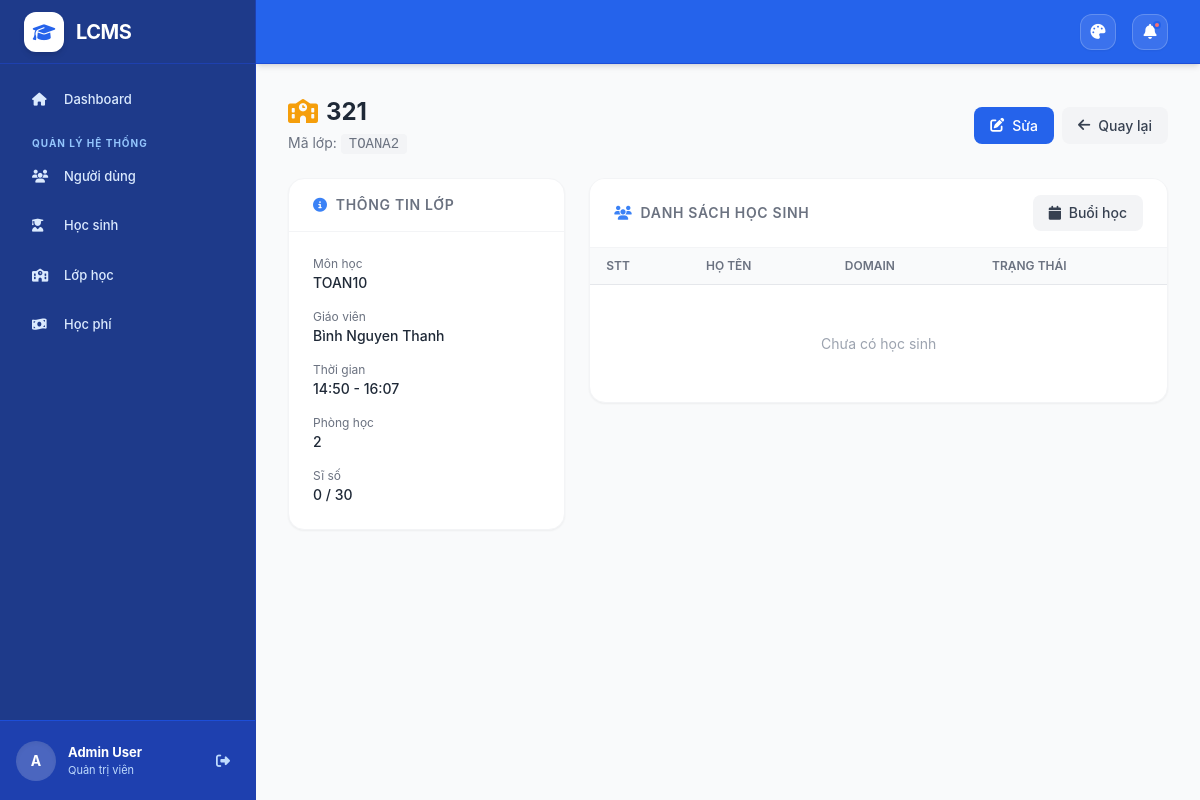
The page /classes/2/ (signed in) on the database its author committed.
### accounts/models.py (models this page shows, shortened)
class User(AbstractUser):
    ROLE_CHOICES = [
        ("admin", "Quản trị viên"),
        ("teacher", "Giáo viên"),
        ("assistant", "Trợ giảng"),
        ("parent", "Phụ huynh"),
    ]
    GENDER_CHOICES = [
        ("male", "Nam"),
        ("female", "Nữ"),
        ("other", "Khác"),
    ]
    domain = models.CharField(max_length=100, unique=True, blank=True)
    gender = models.CharField(max_length=10, choices=GENDER_CHOICES, blank=True)
    phone = models.CharField(max_length=20, blank=True)
    email = models.EmailField(blank=True)
    role = models.CharField(max_length=20, choices=ROLE_CHOICES, default="teacher")
    class Meta:
        db_table = "users"
        ordering = ["-date_joined"]

### classes/models.py (models this page shows, shortened)
class Class(models.Model):
    class_code = models.CharField(max_length=50, unique=True)
    class_name = models.CharField(max_length=200)
    subject = models.ForeignKey(Subject, on_delete=models.CASCADE, related_name="classes")
    teacher = models.ForeignKey(User, on_delete=models.CASCADE, related_name="teaching_classes", limit_choices_to={"role": "teacher"})
    assistants = models.ManyToManyField(User, related_name="assistant_classes", blank=True, limit_choices_to={"role": "assistant"})
    schedule_days = models.CharField(max_length=50, blank=True, help_text="e.g., '2,4,6' for Mon=1, Sun=7")
    start_time = models.TimeField(null=True, blank=True)
    end_time = models.TimeField(null=True, blank=True)
    room = models.CharField(max_length=100, blank=True)
    max_students = models.IntegerField(default=30)
    is_active = models.BooleanField(default=True)
    created_at = models.DateTimeField(auto_now_add=True)
    class Meta:
        db_table = "classes"
        ordering = ["-created_at"]
    def get_student_count(self):
        return self.enrollments.filter(status="active").count()

class Subject(models.Model):
    subject_name = models.CharField(max_length=200)
    description = models.TextField(blank=True)
    is_active = models.BooleanField(default=True)
    class Meta:
        db_table = "subjects"
        ordering = ["subject_name"]

### classes/views.py (the view)
# urls.py: path('classes/<int:class_id>/', views.class_detail, name='detail'),
@login_required
def class_detail(request, class_id):
    class_obj = get_object_or_404(Class, id=class_id)
    return render(request, 'classes/detail.html', {'class_obj': class_obj})

### templates/classes/detail.html (shortened to what this page needs)
{% extends "base.html" %}
{% block content %}
<div class="fade-in">
    <div class="flex flex-col sm:flex-row sm:items-center sm:justify-between gap-4 mb-6">
        <div>
            <h1 class="text-2xl font-bold text-gray-800">
                <i class="fas fa-school text-amber-500 mr-2"></i>{{ class_obj.class_name }}
            </h1>
            <p class="text-gray-500 mt-1">Mã lớp: <code class="px-2 py-0.5 bg-gray-100 rounded text-sm">{{ class_obj.class_code }}</code></p>
        </div>
        <div class="flex gap-2">
            <a href="{% url 'classes:edit' class_obj.id %}"
               hx-get="{% url 'classes:edit' class_obj.id %}"
               hx-target="#main-content" hx-select="#main-content" hx-swap="outerHTML"
               hx-push-url="true"
               class="btn-primary inline-flex items-center gap-2">
                <i class="fas fa-edit"></i> Sửa
            </a>
            <a href="{% url 'classes:list' %}"
               hx-get="{% url 'classes:list' %}"
               hx-target="#main-content" hx-select="#main-content" hx-swap="outerHTML"
               hx-push-url="true"
               class="btn-secondary inline-flex items-center gap-2">
                <i class="fas fa-arrow-left"></i> Quay lại
            </a>
        </div>
    </div>
    <div class="grid grid-cols-1 lg:grid-cols-3 gap-6">
        <div>
            <div class="card">
                <div class="px-6 py-4 border-b border-gray-100">
                    <h3 class="text-sm font-semibold text-gray-500 uppercase tracking-wider">
                        <i class="fas fa-info-circle mr-2 text-primary-500"></i>Thông tin lớp
                    </h3>
                </div>
                <div class="p-6 space-y-4">
                    <div>
                        <p class="text-xs text-gray-500">Môn học</p>
                        <p class="font-medium">{{ class_obj.subject.subject_name }}</p>
                    </div>
                    <div>
                        <p class="text-xs text-gray-500">Giáo viên</p>
                        <p class="font-medium">{{ class_obj.teacher.get_full_name }}</p>
                    </div>
                    <div>
                        <p class="text-xs text-gray-500">Thời gian</p>
                        <p class="font-medium">{{ class_obj.start_time|default:"-" }} - {{ class_obj.end_time|default:"-" }}</p>
                    </div>
                    <div>
                        <p class="text-xs text-gray-500">Phòng học</p>
                        <p class="font-medium">{{ class_obj.room|default:"-" }}</p>
                    </div>
                    <div>
                        <p class="text-xs text-gray-500">Sĩ số</p>
                        <p class="font-medium">{{ class_obj.get_student_count }} / {{ class_obj.max_students }}</p>
                    </div>
                </div>
            </div>
        </div>
        <div class="lg:col-span-2 space-y-6">
            <div class="card overflow-hidden">
                <div class="px-6 py-4 border-b border-gray-100 flex justify-between items-center bg-white">
                    <h3 class="text-sm font-semibold text-gray-500 uppercase tracking-wider">
                        <i class="fas fa-users mr-2 text-primary-500"></i>Danh sách học sinh
                    </h3>
                    <a href="{% url 'attendance:session_list' class_obj.id %}"
                       hx-get="{% url 'attendance:session_list' class_obj.id %}"
                       hx-target="#main-content" hx-select="#main-content" hx-swap="outerHTML"
                       hx-push-url="true"
                       class="btn-secondary px-3 py-1.5 text-sm">
                        <i class="fas fa-calendar mr-1"></i> Buổi học
                    </a>
                </div>
                <div class="overflow-x-auto">
                    <table class="w-full">
                        <thead class="bg-gray-50 border-b border-gray-200">
                            <tr>
                                <th class="px-4 py-2.5 text-left text-xs font-semibold text-gray-500 uppercase">STT</th>
                                <th class="px-4 py-2.5 text-left text-xs font-semibold text-gray-500 uppercase">Họ tên</th>
                                <th class="px-4 py-2.5 text-left text-xs font-semibold text-gray-500 uppercase">Domain</th>
                                <th class="px-4 py-2.5 text-left text-xs font-semibold text-gray-500 uppercase">Trạng thái</th>
                            </tr>
                        </thead>
                        <tbody class="divide-y divide-gray-100">
                            {% for enrollment in class_obj.enrollments.all %}
                            <tr class="hover:bg-gray-50 transition-colors">
                                <td class="px-4 py-1.5 text-sm text-gray-500">{{ forloop.counter }}</td>
                                <td class="px-4 py-1.5 font-medium text-gray-800">{{ enrollment.student.full_name }}</td>
                                <td class="px-4 py-1.5"><code class="px-2 py-1 bg-gray-100 rounded text-sm text-gray-600">{{ enrollment.student.domain }}</code></td>
                                <td class="px-4 py-1.5">
                                    {% if enrollment.status == 'active' %}
                                    <span class="px-2.5 py-1 rounded-full text-xs font-medium bg-green-100 text-green-700">Hoạt động</span>
                                    {% else %}
                                    <span class="px-2.5 py-1 rounded-full text-xs font-medium bg-gray-100 text-gray-700">Đã rời</span>
                                    {% endif %}
                                </td>
                            </tr>
                            {% empty %}
                            <tr>
                                <td colspan="4" class="px-6 py-12 text-center text-gray-400">
                                    Chưa có học sinh
                                </td>
                            </tr>
                            {% endfor %}
                        </tbody>
                    </table>
                </div>
            </div>
        </div>
    </div>
</div>
{% endblock %}

### templates/base.html (shortened to what this page needs)
<!DOCTYPE html>
<html lang="vi" class="h-full">
<head>
    <script src="https://cdn.tailwindcss.com"></script>
    <link rel="stylesheet" href="https://cdnjs.cloudflare.com/ajax/libs/font-awesome/6.4.0/css/all.min.css">
</head>
<body class="h-full bg-gray-50 text-gray-800 text-[14px]" x-data="appData()">
    {% if user.is_authenticated %}
    <div class="h-full flex overflow-hidden">
        <aside
            class="fixed inset-y-0 left-0 z-50 w-64 bg-primary-900 border-r border-primary-800 transform transition-transform duration-300 lg:translate-x-0 flex flex-col"
            :class="sidebarOpen ? 'translate-x-0' : '-translate-x-full'"
        >
            <div class="h-16 flex items-center gap-3 px-6 border-b border-primary-800 bg-primary-900">
                <div class="w-10 h-10 bg-white rounded-xl flex items-center justify-center shadow-md">
                    <i class="fas fa-graduation-cap text-primary-600 text-lg"></i>
                </div>
                <span class="text-white text-xl font-bold tracking-tight">LCMS</span>
            </div>
            <nav class="flex-1 overflow-y-auto p-4 custom-scrollbar">
                <div class="sidebar-group">
                    <div class="space-y-2.5">
                        <a href="{% url 'dashboard' %}"
                           class="sidebar-link {% if request.resolver_match.url_name == 'dashboard' %}active{% endif %}"
                           hx-get="{% url 'dashboard' %}"
                           hx-target="#main-content" hx-select="#main-content" hx-swap="outerHTML"
                           hx-push-url="true">
                            <i class="fas fa-home w-5"></i>
                            <span>Dashboard</span>
                        </a>
                    </div>
                </div>
                {% if user.role == 'admin' %}
                <div class="sidebar-group">
                    <div class="sidebar-group-title">Quản lý hệ thống</div>
                    <div class="space-y-2.5">
                        <a href="{% url 'users:list' %}"
                           class="sidebar-link {% if 'users' in request.path %}active{% endif %}"
                           hx-get="{% url 'users:list' %}"
                           hx-target="#main-content" hx-select="#main-content" hx-swap="outerHTML"
                           hx-push-url="true">
                            <i class="fas fa-users w-5"></i>
                            <span>Người dùng</span>
                        </a>
                        <a href="{% url 'students:list' %}"
                           class="sidebar-link {% if 'students' in request.path and 'my-children' not in request.path %}active{% endif %}"
                           hx-get="{% url 'students:list' %}"
                           hx-target="#main-content" hx-select="#main-content" hx-swap="outerHTML"
                           hx-push-url="true">
                            <i class="fas fa-user-graduate w-5"></i>
                            <span>Học sinh</span>
                        </a>
                        <a href="{% url 'classes:list' %}"
                           class="sidebar-link {% if request.path == '/classes/' %}active{% endif %}"
                           hx-get="{% url 'classes:list' %}"
                           hx-target="#main-content" hx-select="#main-content" hx-swap="outerHTML"
                           hx-push-url="true">
                            <i class="fas fa-school w-5"></i>
                            <span>Lớp học</span>
                        </a>
                        <a href="{% url 'payments:tuition_list' %}"
                           class="sidebar-link {% if 'tuitions' in request.path %}active{% endif %}"
                           hx-get="{% url 'payments:tuition_list' %}"
                           hx-target="#main-content" hx-select="#main-content" hx-swap="outerHTML"
                           hx-push-url="true">
                            <i class="fas fa-money-bill-wave w-5"></i>
                            <span>Học phí</span>
                        </a>
                    </div>
                </div>
                {% endif %}
            </nav>
            <div class="h-20 bg-primary-800 border-t border-primary-700 px-4 flex items-center gap-3">
                <div class="w-10 h-10 bg-white/20 text-white rounded-full flex items-center justify-center font-bold shadow-inner">
                    {{ user.first_name|default:user.username|make_list|first|upper }}
                </div>
                <div class="flex-1 min-w-0">
                    <p class="text-[13px] font-bold text-white truncate">{{ user.get_full_name|default:user.username }}</p>
                    <p class="text-[11px] text-primary-200 truncate">
                        {% if user.role == 'admin' %}Quản trị viên
                        {% elif user.role == 'teacher' %}Giáo viên
                        {% elif user.role == 'assistant' %}Trợ giảng
                        {% else %}Phụ huynh{% endif %}
                    </p>
                </div>
                <a href="{% url 'logout' %}" class="w-8 h-8 flex items-center justify-center rounded-lg text-primary-200 hover:text-white hover:bg-white/10 transition-colors" title="Đăng xuất">
                    <i class="fas fa-sign-out-alt"></i>
                </a>
            </div>
        </aside>
        <div class="flex-1 lg:ml-64 flex flex-col h-screen overflow-hidden">
            <header class="h-16 bg-primary-600 border-b border-primary-700 flex items-center justify-between px-4 lg:px-8 shrink-0 z-30 shadow-md">
                <div class="flex items-center gap-4">
                    <div class="relative" x-data="{ open: false }">
                        <button
                            @click="open = !open"
                            class="w-9 h-9 rounded-xl bg-white/10 border border-white/20 flex items-center justify-center text-white hover:bg-white/20 transition-colors shadow-sm"
                            title="Màu giao diện"
                        >
                            <i class="fas fa-palette text-[15px]"></i>
                        </button>
                    </div>
                    <button class="relative w-9 h-9 rounded-xl bg-white/10 border border-white/20 flex items-center justify-center text-white hover:bg-white/20 transition-colors shadow-sm">
                        <i class="fas fa-bell text-[15px]"></i>
                        <span class="absolute top-[6px] right-[6px] w-[8px] h-[8px] bg-red-400 border-2 border-primary-600 rounded-full"></span>
                    </button>
                </div>
            </header>
            <main id="main-content" class="flex-1 overflow-y-auto bg-gray-50 p-4 lg:p-8 custom-scrollbar">
                {% block content %}{% endblock %}
            </main>
        </div>
    </div>
    {% else %}
    {% block login_content %}{% endblock %}
    {% endif %}
</body>
</html>

### rows shown on the page
User: first_name|make_list "A", get_full_name "Admin User"
Class: class_name "321", class_code "TOANA2", subject.subject_name "TOAN10", teacher.get_full_name "Bình Nguyen Thanh", start_time "14:50", end_time "16:07", room "2", get_student_count "0", max_students "30"
